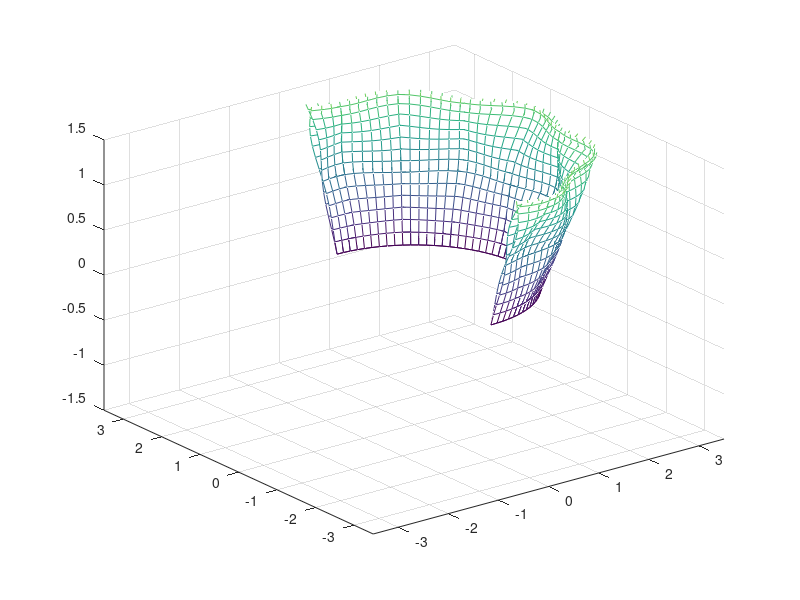

The MATLAB script that drew this image:
R1=2
t=0:0.1:10
for n=1:length(t)
    theta=0:pi/50:pi
    phi=0:pi/50:pi
    [theta,phi]=meshgrid(theta,phi);
    R2=1+0.2*cos(8*(phi-theta-t(n)))
    y=(R1+R2.*sin(theta)).*cos(phi)
    x=(R1+R2.*sin(theta)).*sin(phi)
    z=R1.*sin(theta);
    mesh(x,y,z)
    %axis equal
    axis([-3.5,3.5,-3.5,3.5,-1.5,1.5])
    shading faceted
    M(n)=getframe
end